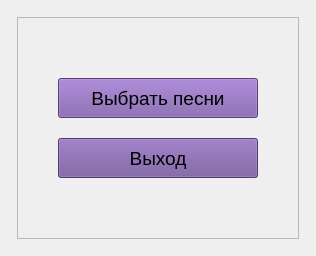
      <widget class="QWidget" name="MainMenuWidget">
       <layout class="QGridLayout" name="gridLayout_14">
        <item row="0" column="0">
         <widget class="QFrame" name="frame">
          <property name="frameShape">
           <enum>QFrame::StyledPanel</enum>
          </property>
          <property name="frameShadow">
           <enum>QFrame::Raised</enum>
          </property>
         </widget>
        </item>
        <item row="0" column="1">
         <widget class="QFrame" name="frame_6">
          <property name="frameShape">
           <enum>QFrame::StyledPanel</enum>
          </property>
          <property name="frameShadow">
           <enum>QFrame::Raised</enum>
          </property>
         </widget>
        </item>
        <item row="0" column="2">
         <widget class="QFrame" name="frame_7">
          <property name="frameShape">
           <enum>QFrame::StyledPanel</enum>
          </property>
          <property name="frameShadow">
           <enum>QFrame::Raised</enum>
          </property>
         </widget>
        </item>
        <item row="1" column="0">
         <widget class="QFrame" name="frame_2">
          <property name="frameShape">
           <enum>QFrame::StyledPanel</enum>
          </property>
          <property name="frameShadow">
           <enum>QFrame::Raised</enum>
          </property>
         </widget>
        </item>
        <item row="1" column="1">
         <widget class="QFrame" name="CentralFrame">
          <property name="frameShape">
           <enum>QFrame::StyledPanel</enum>
          </property>
          <property name="frameShadow">
           <enum>QFrame::Raised</enum>
          </property>
          <layout class="QGridLayout" name="gridLayout_2" rowstretch="0" columnstretch="0">
           <property name="leftMargin">
            <number>10</number>
           </property>
           <property name="topMargin">
            <number>10</number>
           </property>
           <property name="rightMargin">
            <number>10</number>
           </property>
           <property name="bottomMargin">
            <number>10</number>
           </property>
           <property name="spacing">
            <number>30</number>
           </property>
           <item row="0" column="0">
            <layout class="QVBoxLayout" name="verticalLayout_center" stretch="0,0">
             <property name="spacing">
              <number>20</number>
             </property>
             <property name="leftMargin">
              <number>30</number>
             </property>
             <property name="topMargin">
              <number>50</number>
             </property>
             <property name="rightMargin">
              <number>30</number>
             </property>
             <property name="bottomMargin">
              <number>50</number>
             </property>
             <item>
              <widget class="QPushButton" name="chooseSongsButton">
               <property name="sizePolicy">
                <sizepolicy hsizetype="Preferred" vsizetype="Preferred">
                 <horstretch>0</horstretch>
                 <verstretch>0</verstretch>
                </sizepolicy>
               </property>
               <property name="minimumSize">
                <size>
                 <width>200</width>
                 <height>40</height>
                </size>
               </property>
               <property name="maximumSize">
                <size>
                 <width>300</width>
                 <height>46</height>
                </size>
               </property>
               <property name="sizeIncrement">
                <size>
                 <width>0</width>
                 <height>0</height>
                </size>
               </property>
               <property name="baseSize">
                <size>
                 <width>0</width>
                 <height>0</height>
                </size>
               </property>
               <property name="font">
                <font>
                 <family>Arial</family>
                 <pointsize>14</pointsize>
                 <weight>50</weight>
                 <italic>false</italic>
                 <bold>false</bold>
                </font>
               </property>
               <property name="styleSheet">
                <string notr="true">*{
	background-color: #7b58a6;
}</string>
               </property>
               <property name="text">
                <string>Выбрать песни</string>
               </property>
              </widget>
             </item>
             <item>
              <widget class="QPushButton" name="exitButton">
               <property name="sizePolicy">
                <sizepolicy hsizetype="Preferred" vsizetype="Preferred">
                 <horstretch>0</horstretch>
                 <verstretch>0</verstretch>
                </sizepolicy>
               </property>
               <property name="minimumSize">
                <size>
                 <width>200</width>
                 <height>40</height>
                </size>
               </property>
               <property name="maximumSize">
                <size>
                 <width>300</width>
                 <height>46</height>
                </size>
               </property>
               <property name="font">
                <font>
                 <family>Arial</family>
                 <pointsize>14</pointsize>
                 <weight>50</weight>
                 <italic>false</italic>
                 <bold>false</bold>
                </font>
               </property>
               <property name="autoFillBackground">
                <bool>false</bool>
               </property>
               <property name="styleSheet">
                <string notr="true">*{
	background-color: #715199;
}</string>
               </property>
               <property name="text">
                <string>Выход</string>
               </property>
               <property name="autoDefault">
                <bool>false</bool>
               </property>
               <property name="default">
                <bool>false</bool>
               </property>
               <property name="flat">
                <bool>false</bool>
               </property>
              </widget>
             </item>
            </layout>
           </item>
          </layout>
         </widget>
        </item>
        <item row="1" column="2">
         <widget class="QFrame" name="frame_8">
          <property name="frameShape">
           <enum>QFrame::StyledPanel</enum>
          </property>
          <property name="frameShadow">
           <enum>QFrame::Raised</enum>
          </property>
         </widget>
        </item>
        <item row="2" column="0">
         <widget class="QFrame" name="frame_3">
          <property name="frameShape">
           <enum>QFrame::StyledPanel</enum>
          </property>
          <property name="frameShadow">
           <enum>QFrame::Raised</enum>
          </property>
         </widget>
        </item>
        <item row="2" column="1">
         <widget class="QFrame" name="frame_4">
          <property name="frameShape">
           <enum>QFrame::StyledPanel</enum>
          </property>
          <property name="frameShadow">
           <enum>QFrame::Raised</enum>
          </property>
         </widget>
        </item>
        <item row="2" column="2">
         <widget class="QFrame" name="frame_9">
          <property name="frameShape">
           <enum>QFrame::StyledPanel</enum>
          </property>
          <property name="frameShadow">
           <enum>QFrame::Raised</enum>
          </property>
         </widget>
        </item>
       </layout>
      </widget>
